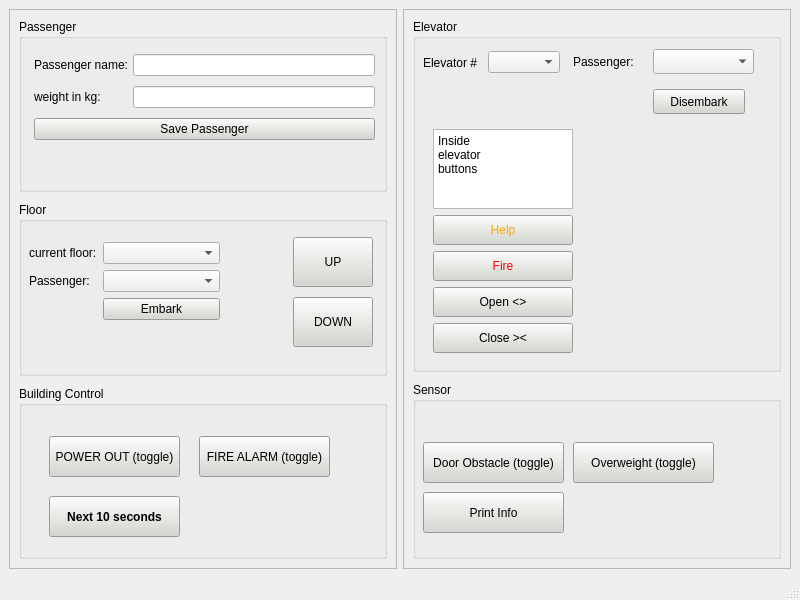
<?xml version="1.0" encoding="UTF-8"?>
<ui version="4.0">
 <class>MainWindow</class>
 <widget class="QMainWindow" name="MainWindow">
  <property name="geometry">
   <rect>
    <x>0</x>
    <y>0</y>
    <width>800</width>
    <height>600</height>
   </rect>
  </property>
  <property name="windowTitle">
   <string>MainWindow</string>
  </property>
  <property name="styleSheet">
   <string notr="true">QPushButton:hover {
	background-color: rgb(186, 189, 182);
}
QPushButton{
	background-color: rgb(211, 215, 207);
}</string>
  </property>
  <widget class="QWidget" name="centralwidget">
   <property name="styleSheet">
    <string notr="true"/>
   </property>
   <layout class="QGridLayout" name="gridLayout">
    <item row="0" column="0">
     <widget class="QFrame" name="frame_left">
      <property name="frameShape">
       <enum>QFrame::StyledPanel</enum>
      </property>
      <property name="frameShadow">
       <enum>QFrame::Raised</enum>
      </property>
      <layout class="QVBoxLayout" name="verticalLayout_3" stretch="1,1,1">
       <property name="spacing">
        <number>10</number>
       </property>
       <item>
        <widget class="QGroupBox" name="groupBox_passenger">
         <property name="title">
          <string>Passenger</string>
         </property>
         <widget class="QWidget" name="layoutWidget">
          <property name="geometry">
           <rect>
            <x>10</x>
            <y>30</y>
            <width>351</width>
            <height>121</height>
           </rect>
          </property>
          <layout class="QHBoxLayout" name="horizontalLayout_2">
           <property name="spacing">
            <number>10</number>
           </property>
           <item>
            <layout class="QFormLayout" name="formLayout">
             <property name="horizontalSpacing">
              <number>5</number>
             </property>
             <property name="verticalSpacing">
              <number>10</number>
             </property>
             <property name="leftMargin">
              <number>5</number>
             </property>
             <property name="topMargin">
              <number>5</number>
             </property>
             <property name="rightMargin">
              <number>5</number>
             </property>
             <property name="bottomMargin">
              <number>5</number>
             </property>
             <item row="0" column="0">
              <widget class="QLabel" name="label">
               <property name="text">
                <string>Passenger name:</string>
               </property>
              </widget>
             </item>
             <item row="0" column="1">
              <widget class="QLineEdit" name="lineEdit_name"/>
             </item>
             <item row="1" column="0">
              <widget class="QLabel" name="label_2">
               <property name="text">
                <string>weight in kg:</string>
               </property>
              </widget>
             </item>
             <item row="1" column="1">
              <widget class="QLineEdit" name="lineEdit_weight"/>
             </item>
             <item row="2" column="0" colspan="2">
              <widget class="QPushButton" name="savePassenger">
               <property name="text">
                <string>Save Passenger</string>
               </property>
              </widget>
             </item>
            </layout>
           </item>
          </layout>
         </widget>
        </widget>
       </item>
       <item>
        <widget class="QGroupBox" name="groupBox_floor">
         <property name="title">
          <string>Floor</string>
         </property>
         <widget class="QWidget" name="layoutWidget">
          <property name="geometry">
           <rect>
            <x>10</x>
            <y>40</y>
            <width>191</width>
            <height>89</height>
           </rect>
          </property>
          <layout class="QFormLayout" name="formLayout_3">
           <item row="0" column="0">
            <widget class="QLabel" name="label_3">
             <property name="text">
              <string>current floor:</string>
             </property>
            </widget>
           </item>
           <item row="0" column="1">
            <widget class="QComboBox" name="comboBox_floor"/>
           </item>
           <item row="1" column="0">
            <widget class="QLabel" name="label_6">
             <property name="text">
              <string>Passenger:</string>
             </property>
            </widget>
           </item>
           <item row="1" column="1">
            <widget class="QComboBox" name="comboBox_passenger_floor"/>
           </item>
           <item row="2" column="1">
            <widget class="QPushButton" name="pushButton_2">
             <property name="text">
              <string>Embark</string>
             </property>
            </widget>
           </item>
          </layout>
         </widget>
         <widget class="QWidget" name="layoutWidget">
          <property name="geometry">
           <rect>
            <x>269</x>
            <y>30</y>
            <width>90</width>
            <height>131</height>
           </rect>
          </property>
          <layout class="QVBoxLayout" name="verticalLayout_upAndDown">
           <property name="spacing">
            <number>10</number>
           </property>
           <property name="sizeConstraint">
            <enum>QLayout::SetFixedSize</enum>
           </property>
           <property name="leftMargin">
            <number>5</number>
           </property>
           <property name="topMargin">
            <number>5</number>
           </property>
           <property name="rightMargin">
            <number>5</number>
           </property>
           <property name="bottomMargin">
            <number>5</number>
           </property>
           <item>
            <widget class="QPushButton" name="pushButton_up">
             <property name="sizePolicy">
              <sizepolicy hsizetype="Minimum" vsizetype="Fixed">
               <horstretch>0</horstretch>
               <verstretch>0</verstretch>
              </sizepolicy>
             </property>
             <property name="minimumSize">
              <size>
               <width>50</width>
               <height>50</height>
              </size>
             </property>
             <property name="text">
              <string>UP</string>
             </property>
            </widget>
           </item>
           <item>
            <widget class="QPushButton" name="pushButton_down">
             <property name="sizePolicy">
              <sizepolicy hsizetype="Minimum" vsizetype="Fixed">
               <horstretch>0</horstretch>
               <verstretch>0</verstretch>
              </sizepolicy>
             </property>
             <property name="minimumSize">
              <size>
               <width>0</width>
               <height>50</height>
              </size>
             </property>
             <property name="text">
              <string>DOWN</string>
             </property>
            </widget>
           </item>
          </layout>
         </widget>
        </widget>
       </item>
       <item>
        <widget class="QGroupBox" name="groupBox_building">
         <property name="title">
          <string>Building Control</string>
         </property>
         <widget class="QPushButton" name="pushButton_power">
          <property name="geometry">
           <rect>
            <x>30</x>
            <y>50</y>
            <width>131</width>
            <height>41</height>
           </rect>
          </property>
          <property name="text">
           <string>POWER OUT (toggle)</string>
          </property>
          <property name="checkable">
           <bool>true</bool>
          </property>
         </widget>
         <widget class="QPushButton" name="pushButton_fire_2">
          <property name="geometry">
           <rect>
            <x>180</x>
            <y>50</y>
            <width>131</width>
            <height>41</height>
           </rect>
          </property>
          <property name="text">
           <string>FIRE ALARM (toggle)</string>
          </property>
          <property name="checkable">
           <bool>true</bool>
          </property>
         </widget>
         <widget class="QPushButton" name="pushButton_nextTen">
          <property name="geometry">
           <rect>
            <x>30</x>
            <y>110</y>
            <width>131</width>
            <height>41</height>
           </rect>
          </property>
          <property name="styleSheet">
           <string notr="true">font-weight:bold;</string>
          </property>
          <property name="text">
           <string>Next 10 seconds</string>
          </property>
         </widget>
        </widget>
       </item>
      </layout>
     </widget>
    </item>
    <item row="0" column="1">
     <widget class="QFrame" name="frame_right">
      <property name="frameShape">
       <enum>QFrame::StyledPanel</enum>
      </property>
      <property name="frameShadow">
       <enum>QFrame::Raised</enum>
      </property>
      <layout class="QVBoxLayout" name="verticalLayout" stretch="2,1">
       <property name="spacing">
        <number>10</number>
       </property>
       <item>
        <widget class="QGroupBox" name="groupBox">
         <property name="title">
          <string>Elevator</string>
         </property>
         <widget class="QWidget" name="verticalLayoutWidget">
          <property name="geometry">
           <rect>
            <x>10</x>
            <y>100</y>
            <width>160</width>
            <height>244</height>
           </rect>
          </property>
          <layout class="QVBoxLayout" name="verticalLayout_others">
           <property name="spacing">
            <number>6</number>
           </property>
           <property name="leftMargin">
            <number>10</number>
           </property>
           <property name="topMargin">
            <number>10</number>
           </property>
           <property name="rightMargin">
            <number>10</number>
           </property>
           <property name="bottomMargin">
            <number>10</number>
           </property>
           <item>
            <widget class="QPlainTextEdit" name="plainTextEdit">
             <property name="readOnly">
              <bool>true</bool>
             </property>
             <property name="plainText">
              <string>Inside
elevator 
buttons</string>
             </property>
            </widget>
           </item>
           <item>
            <widget class="QPushButton" name="pushButton_help">
             <property name="sizePolicy">
              <sizepolicy hsizetype="Minimum" vsizetype="Fixed">
               <horstretch>0</horstretch>
               <verstretch>0</verstretch>
              </sizepolicy>
             </property>
             <property name="minimumSize">
              <size>
               <width>0</width>
               <height>30</height>
              </size>
             </property>
             <property name="styleSheet">
              <string notr="true">color:orange</string>
             </property>
             <property name="text">
              <string>Help</string>
             </property>
             <property name="checkable">
              <bool>true</bool>
             </property>
            </widget>
           </item>
           <item>
            <widget class="QPushButton" name="pushButton_fire">
             <property name="minimumSize">
              <size>
               <width>0</width>
               <height>30</height>
              </size>
             </property>
             <property name="styleSheet">
              <string notr="true">color:red</string>
             </property>
             <property name="text">
              <string>Fire</string>
             </property>
             <property name="checkable">
              <bool>true</bool>
             </property>
            </widget>
           </item>
           <item>
            <widget class="QPushButton" name="pushButton_open">
             <property name="minimumSize">
              <size>
               <width>0</width>
               <height>30</height>
              </size>
             </property>
             <property name="text">
              <string>Open &lt;&gt;</string>
             </property>
            </widget>
           </item>
           <item>
            <widget class="QPushButton" name="pushButton_close">
             <property name="minimumSize">
              <size>
               <width>0</width>
               <height>30</height>
              </size>
             </property>
             <property name="text">
              <string>Close &gt;&lt;</string>
             </property>
            </widget>
           </item>
          </layout>
         </widget>
         <widget class="QWidget" name="gridLayoutWidget">
          <property name="geometry">
           <rect>
            <x>200</x>
            <y>100</y>
            <width>160</width>
            <height>231</height>
           </rect>
          </property>
          <layout class="QGridLayout" name="gridLayout_destinations" rowstretch="0">
           <property name="leftMargin">
            <number>5</number>
           </property>
           <property name="topMargin">
            <number>5</number>
           </property>
           <property name="rightMargin">
            <number>5</number>
           </property>
           <property name="bottomMargin">
            <number>5</number>
           </property>
           <property name="spacing">
            <number>5</number>
           </property>
          </layout>
         </widget>
         <widget class="QWidget" name="layoutWidget">
          <property name="geometry">
           <rect>
            <x>10</x>
            <y>30</y>
            <width>137</width>
            <height>27</height>
           </rect>
          </property>
          <layout class="QHBoxLayout" name="horizontalLayout">
           <item>
            <widget class="QLabel" name="label_5">
             <property name="text">
              <string>Elevator #</string>
             </property>
            </widget>
           </item>
           <item>
            <widget class="QComboBox" name="comboBox_elevators"/>
           </item>
          </layout>
         </widget>
         <widget class="QLabel" name="label_7">
          <property name="geometry">
           <rect>
            <x>160</x>
            <y>30</y>
            <width>62</width>
            <height>25</height>
           </rect>
          </property>
          <property name="text">
           <string>Passenger:</string>
          </property>
         </widget>
         <widget class="QComboBox" name="comboBox_passenger_elev">
          <property name="geometry">
           <rect>
            <x>240</x>
            <y>30</y>
            <width>101</width>
            <height>25</height>
           </rect>
          </property>
         </widget>
         <widget class="QPushButton" name="pushButton_3">
          <property name="geometry">
           <rect>
            <x>240</x>
            <y>70</y>
            <width>92</width>
            <height>25</height>
           </rect>
          </property>
          <property name="text">
           <string>Disembark</string>
          </property>
         </widget>
        </widget>
       </item>
       <item>
        <widget class="QGroupBox" name="groupBox_sensor">
         <property name="title">
          <string>Sensor</string>
         </property>
         <widget class="QPushButton" name="pushButton_obstacle">
          <property name="geometry">
           <rect>
            <x>10</x>
            <y>60</y>
            <width>141</width>
            <height>41</height>
           </rect>
          </property>
          <property name="text">
           <string>Door Obstacle (toggle)</string>
          </property>
          <property name="checkable">
           <bool>true</bool>
          </property>
         </widget>
         <widget class="QPushButton" name="pushButton_overweight">
          <property name="geometry">
           <rect>
            <x>160</x>
            <y>60</y>
            <width>141</width>
            <height>41</height>
           </rect>
          </property>
          <property name="text">
           <string>Overweight (toggle)</string>
          </property>
          <property name="checkable">
           <bool>true</bool>
          </property>
         </widget>
         <widget class="QPushButton" name="pushButton_print">
          <property name="geometry">
           <rect>
            <x>10</x>
            <y>110</y>
            <width>141</width>
            <height>41</height>
           </rect>
          </property>
          <property name="text">
           <string>Print Info</string>
          </property>
         </widget>
        </widget>
       </item>
      </layout>
     </widget>
    </item>
   </layout>
  </widget>
  <widget class="QMenuBar" name="menubar">
   <property name="geometry">
    <rect>
     <x>0</x>
     <y>0</y>
     <width>800</width>
     <height>22</height>
    </rect>
   </property>
  </widget>
  <widget class="QStatusBar" name="statusbar"/>
 </widget>
 <resources/>
 <connections/>
</ui>
